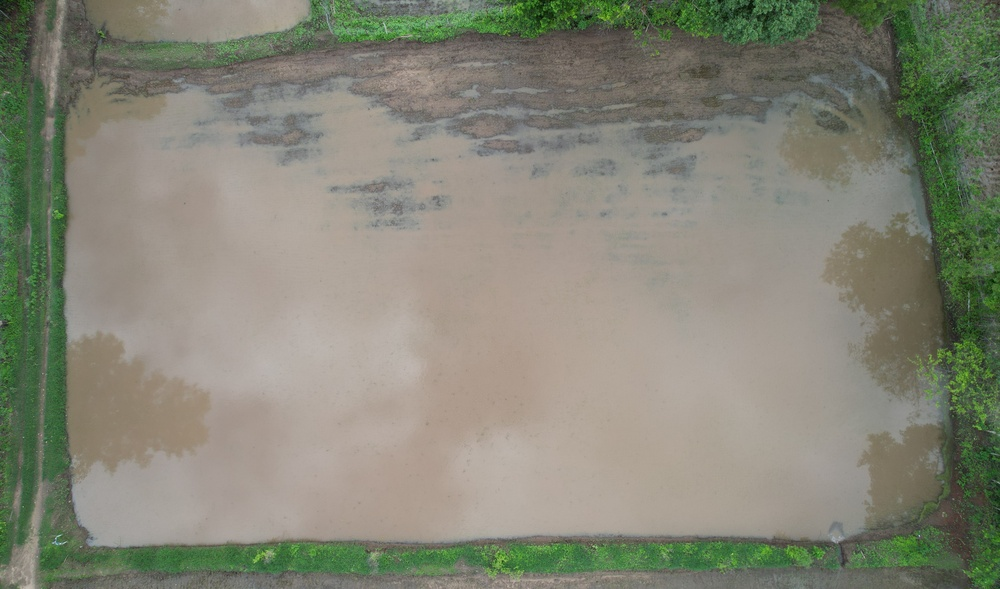
#> input picture Model/Image_Whole_Area/02_01.JPG, 1000 x 589 px, shrunk from 5472 x 3222 before the run, given in place of the camera
$ jupyter execute ED_02.ipynb
#> lines starting #> are read from the running program, lines starting #| are printed output that depends on the picture
#> in main, frame is the input picture: shape (589, 1000, 3); mean B, G, R 118.1, 133.3, 132.4
[cell 1]
import cv2

def canny_edge_detection(frame):
	# Convert the frame to grayscale for edge detection
	gray = cv2.cvtColor(frame, cv2.COLOR_BGR2GRAY)
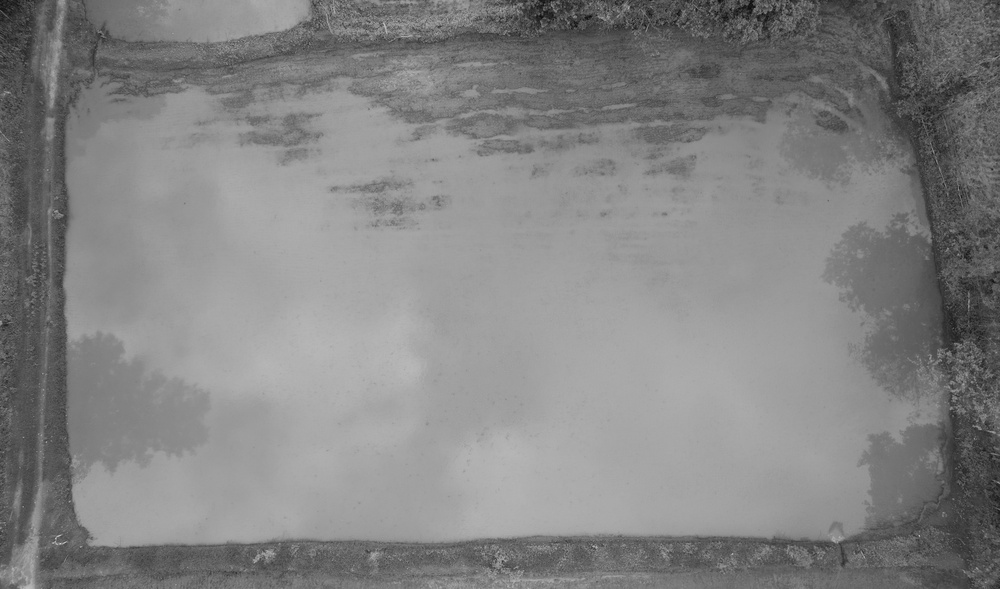
#> gray: shape (589, 1000); min 9, max 212, mean 131.3

	# Apply Gaussian blur to reduce noise and smoothen edges
	blurred = cv2.GaussianBlur(src=gray, ksize=(3, 5), sigmaX=0.5)

	# Perform Canny edge detection
	edges = cv2.Canny(blurred, 70, 135)
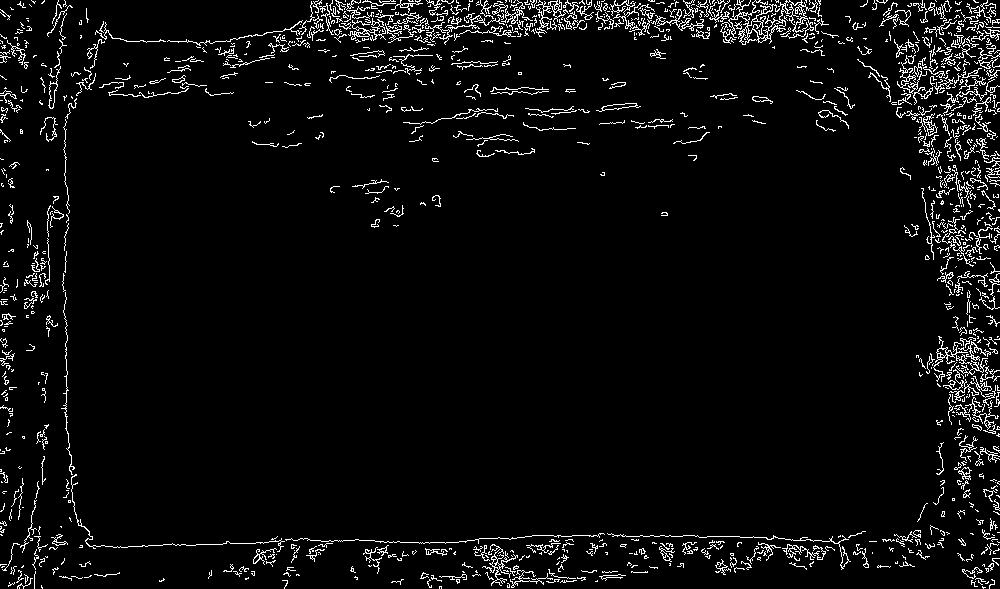
#> edges: shape (589, 1000); 4.7% white in thin lines or dots

	return blurred, edges

[cell 2]
def main():
	# Open the default webcam
	cap = cv2.VideoCapture(0)

	while True:
		# Read a frame from the webcam
		ret, frame = cap.read()
		if not ret:
			print('Image not captured')
			break

		# Perform Canny edge detection on the frame
		blurred, edges = canny_edge_detection(frame)

		# Display the original frame and the edge-detected frame
		#cv2.imshow("Original", frame)
		cv2.imshow("Blurred", blurred)
		cv2.imshow("Edges", edges)

		# Exit the loop when 'q' key is pressed
		if cv2.waitKey(1) & 0xFF == ord('q'):
#> (key q is pressed here)
			break

	# Release the webcam and close the windows
	cap.release()
	cv2.destroyAllWindows()

$ run again, on Model/Image_Whole_Area/02_02.JPG
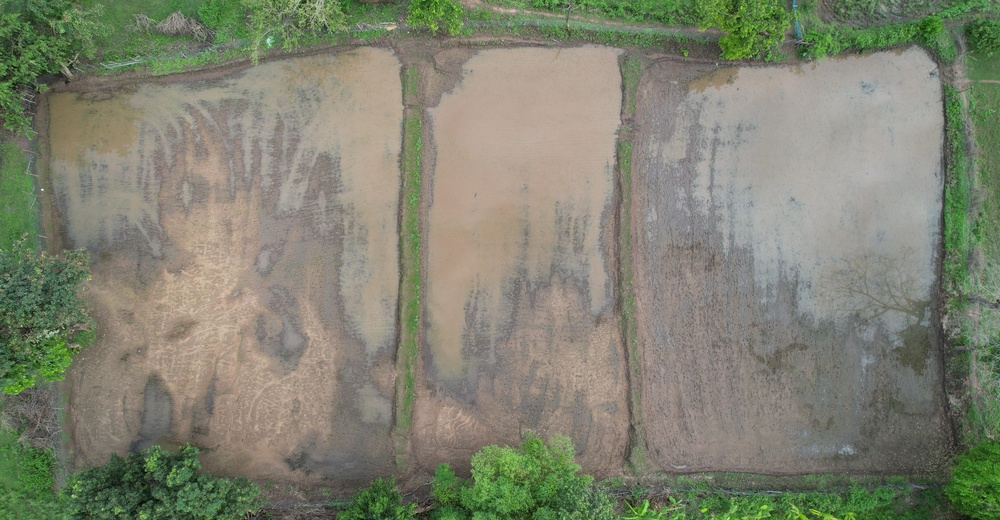
#> input picture Model/Image_Whole_Area/02_02.JPG, 1000 x 520 px, shrunk from 5472 x 2847 before the run, given in place of the camera
#> in main, frame is the input picture: shape (520, 1000, 3); mean B, G, R 112.6, 130.5, 127.9
#> in canny_edge_detection, `gray = cv2.cvtColor(frame, cv2.COLOR_BGR2GRAY)`:
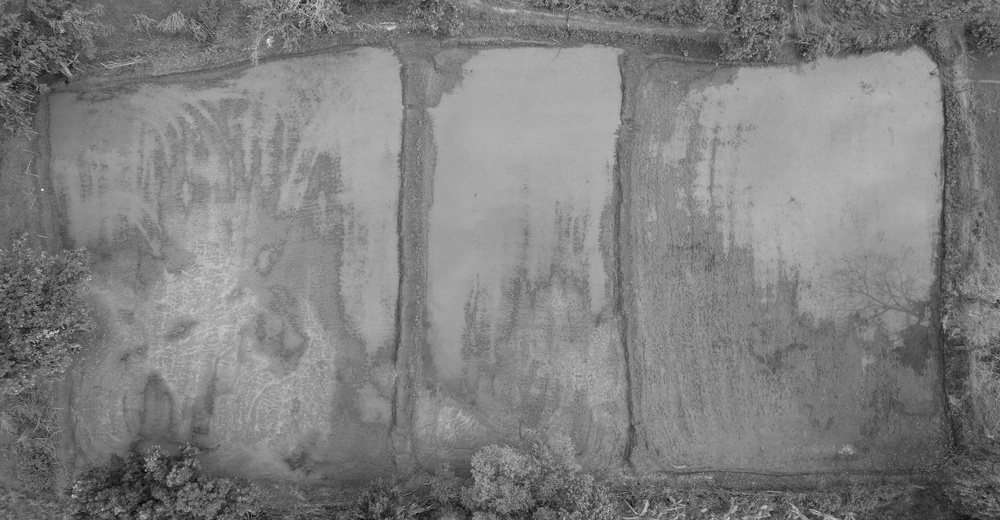
#> gray: shape (520, 1000); min 5, max 252, mean 127.7
#> in canny_edge_detection, `edges = cv2.Canny(blurred, 70, 135)`:
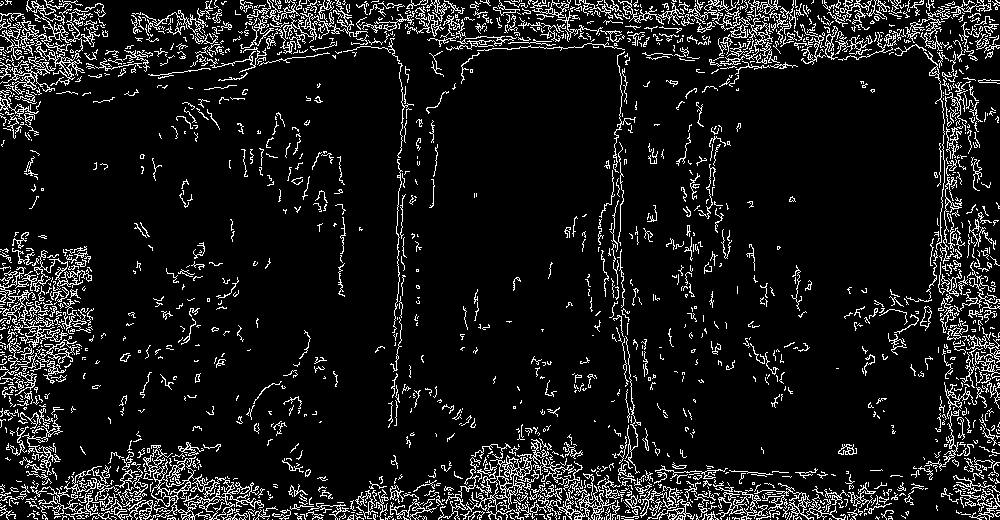
#> edges: shape (520, 1000); 10% white in thin lines or dots

$ run again, on Model/Image_Whole_Area/02_03.JPG
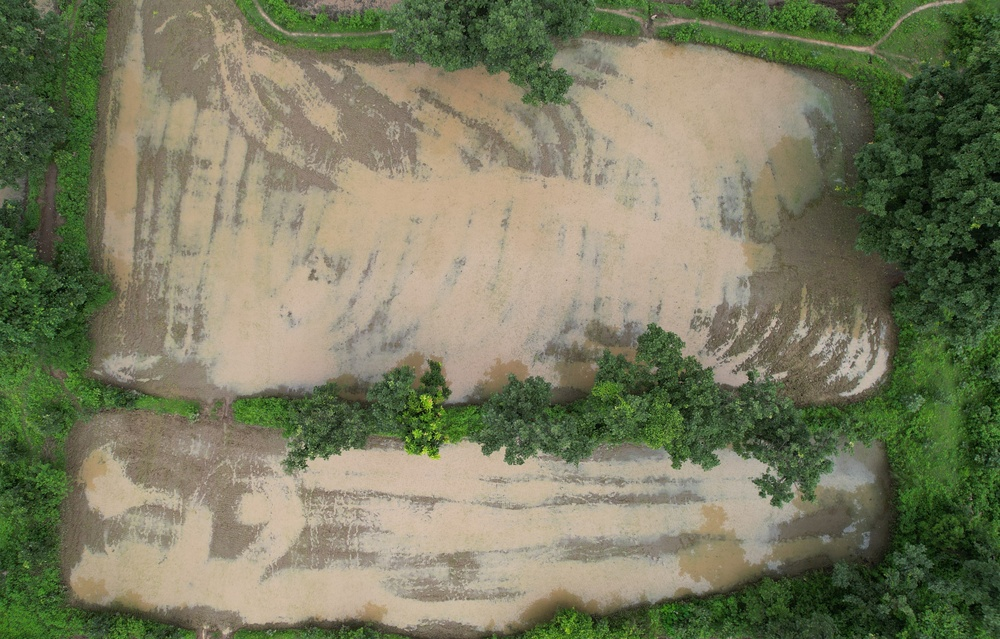
#> input picture Model/Image_Whole_Area/02_03.JPG, 1000 x 639 px, shrunk from 4905 x 3132 before the run, given in place of the camera
#> in main, frame is the input picture: shape (639, 1000, 3); mean B, G, R 96.3, 123.5, 121.8
#> in canny_edge_detection, `gray = cv2.cvtColor(frame, cv2.COLOR_BGR2GRAY)`:
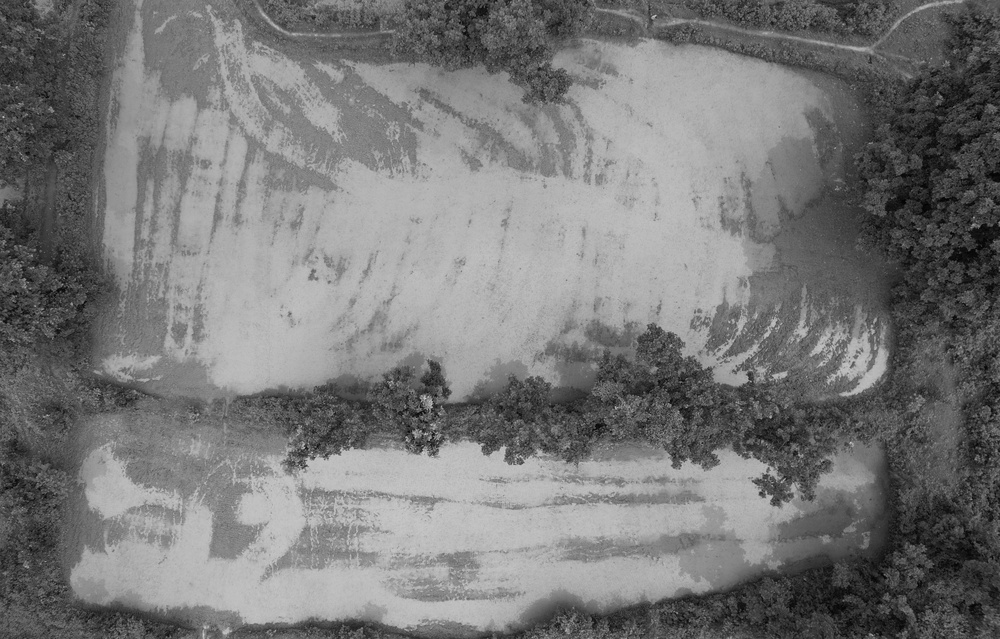
#> gray: shape (639, 1000); min 2, max 209, mean 119.9
#> in canny_edge_detection, `edges = cv2.Canny(blurred, 70, 135)`:
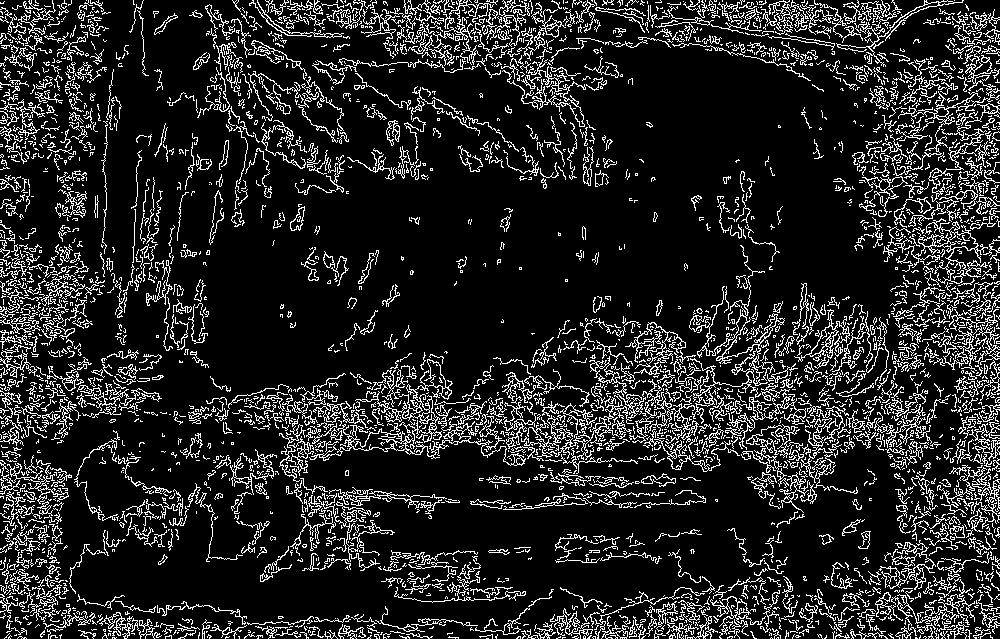
#> edges: shape (639, 1000); 14.6% white in thin lines or dots

$ run again, on Model/Image_Whole_Area/02_04.JPG
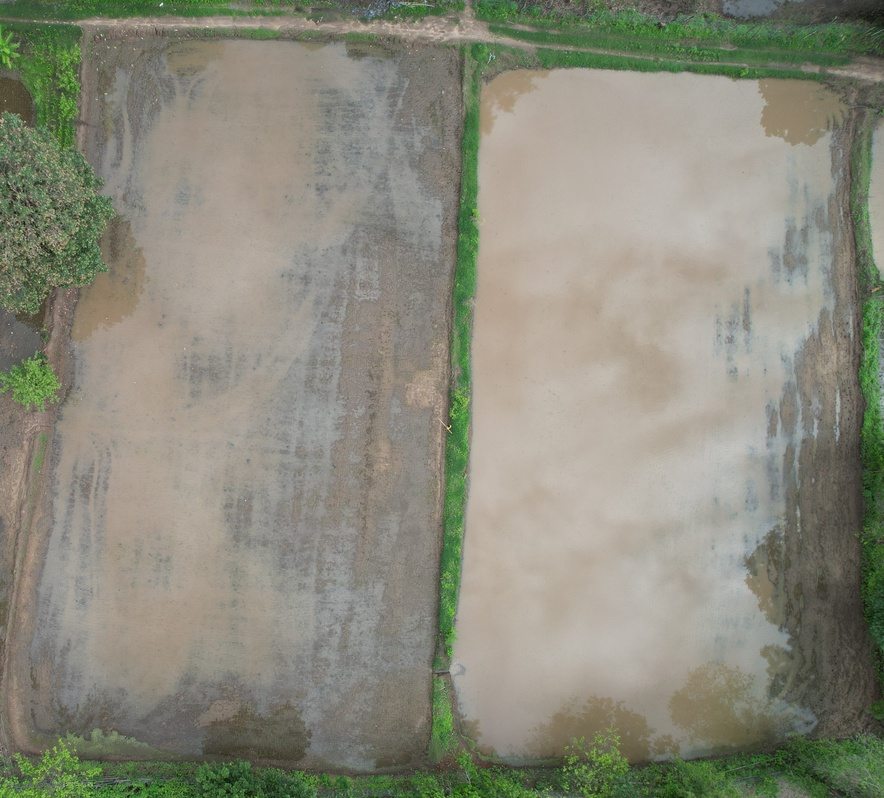
#> input picture Model/Image_Whole_Area/02_04.JPG, 884 x 798 px, shrunk from 3762 x 3393 before the run, given in place of the camera
#> in main, frame is the input picture: shape (798, 884, 3); mean B, G, R 123.5, 138.1, 138.1
#> in canny_edge_detection, `gray = cv2.cvtColor(frame, cv2.COLOR_BGR2GRAY)`:
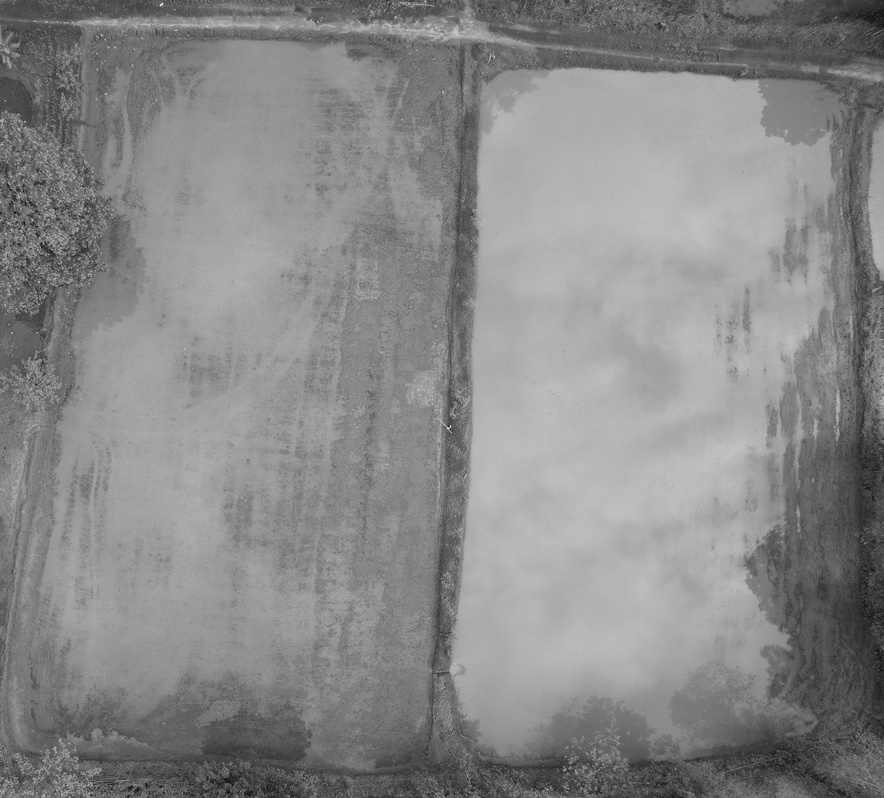
#> gray: shape (798, 884); min 11, max 245, mean 136.4
#> in canny_edge_detection, `edges = cv2.Canny(blurred, 70, 135)`:
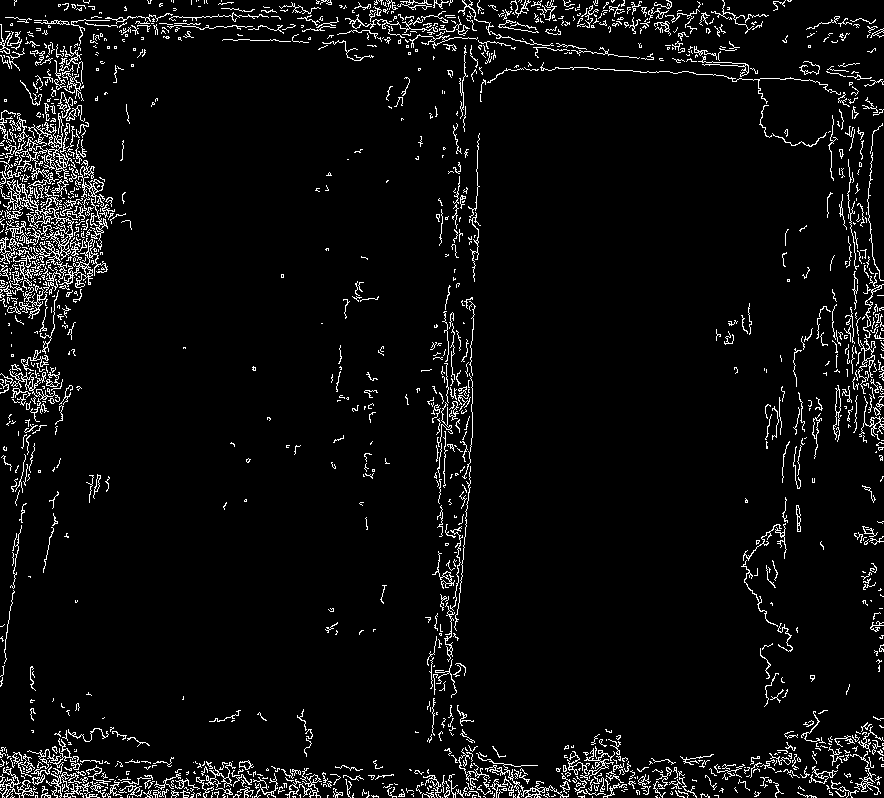
#> edges: shape (798, 884); 5.2% white in thin lines or dots
